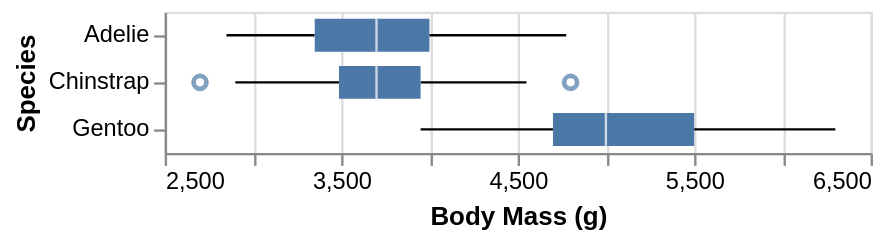

Specify this chart in Vega-Lite:
### Vega-Lite specification from a JSON file in a GitHub repository (floating-point values rounded to 4 significant figures; data arrays with more than 128 entries replaced by an {"elided": "..."} marker saying what was removed)
{"$schema": "https://vega.github.io/schema/vega-lite/v4.json", "description": "A horizontal box plot showing median and lower and upper quartiles of the distribution of body mass of penguins.", "data": {"values": {"elided": "344 records"}}, "mark": "boxplot", "encoding": {"y": {"field": "Species", "type": "nominal"}, "x": {"field": "Body Mass (g)", "type": "quantitative", "scale": {"zero": false}}}}
